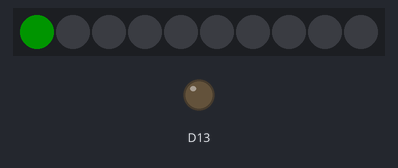
Simulated run of this sketch. Board: Adafruit Circuit Playground Express. On the bench: 10 RGB LEDs in strip order, left to right, output pins drawn as LEDs (lit = HIGH). Dim RGB values are drawn brighter than linear.

Above: at 0.1 s.
At 0.7 s:
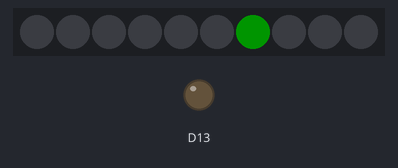
At 1.3 s:
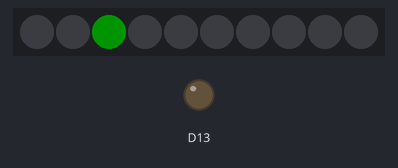

Measured:
- by itself, everything shown: repeats every 1.0 s, in 5 steps

The sketch:

Circle_pattern_Modulus.ino
```cpp
#include <Adafruit_CircuitPlayground.h>
#include <Wire.h>
#include <SPI.h>
void setup()
{
// Initialize Circuit Playground library.
  CircuitPlayground.begin();
}

void loop(){

  /* % means Modulus. It is used to find the remainder when you divide two integers.
   *  If a number is a multiple of its divider, then the remainder is zero. For example, 4%2=0.
   *  If not, then it spits out the nonzero remainder. For example, 5/3 has a remainder of two, so 5%3=2
  */
    for(int i=0;i>=0;i++){//Our make shift "clock"; It plugs in an integer 0 and increases by 1 each cycle.
    CircuitPlayground.strip.setPixelColor((i-1)%10,0,0,0); //Pixel number i-1 remains off
    CircuitPlayground.strip.setPixelColor(i%10,0,255,0); //Pixel number i turns green
    CircuitPlayground.strip.show();
    delay(100);
    }


}
```
